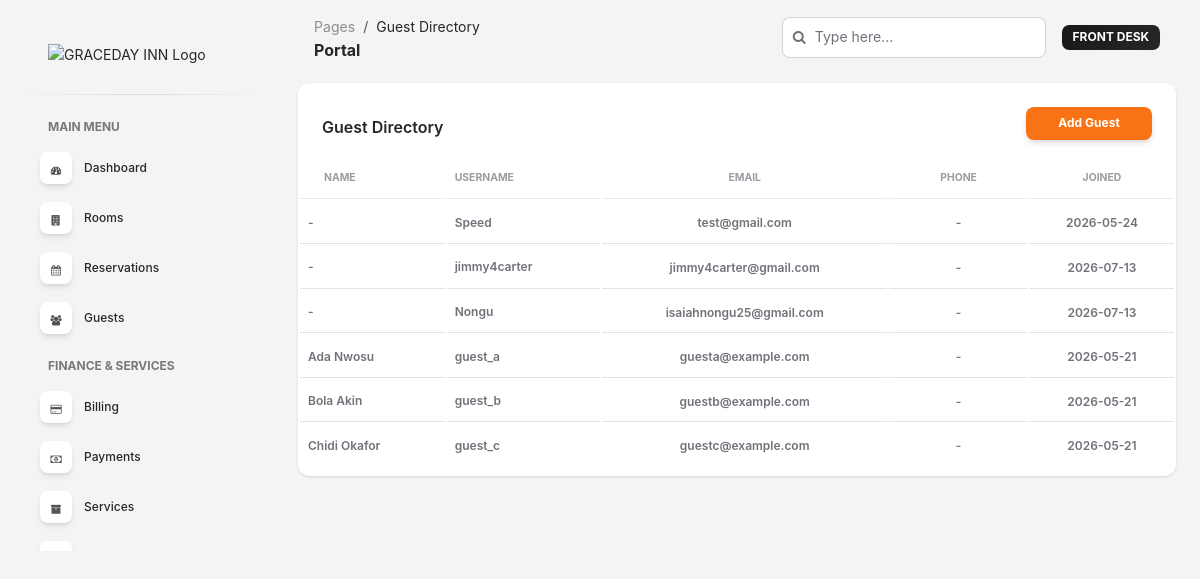
The page /portal/guests/ (signed in) on the database its author committed.
### apps/accounts/models.py (models this page shows, shortened)
class UserProfile(AbstractUser):
    ROLE_CHOICES = [
        ('admin', 'Admin'),
        ('manager', 'Manager'),
        ('receptionist', 'Receptionist'),
        ('housekeeping', 'Housekeeping'),
        ('guest', 'Guest'),
    ]
    ID_TYPE_CHOICES = [
        ('passport', 'Passport'),
        ('national_id', 'National ID'),
        ('drivers_license', "Driver's License"),
        ('other', 'Other'),
    ]
    role = models.CharField(max_length=20, choices=ROLE_CHOICES, default='guest')
    phone = models.CharField(max_length=20, blank=True)
    avatar = models.ImageField(upload_to='avatars/', blank=True, null=True)
    address = models.TextField(blank=True)
    id_type = models.CharField(max_length=20, choices=ID_TYPE_CHOICES, blank=True)
    id_number = models.CharField(max_length=50, blank=True)
    nationality = models.CharField(max_length=100, blank=True)
    class Meta:
        verbose_name = 'User Profile'
        verbose_name_plural = 'User Profiles'

### apps/frontend/views.py (the view)
@login_required
@role_required({'admin', 'manager', 'receptionist'})
def portal_guests(request):
    guests = UserProfile.objects.filter(role='guest').order_by('first_name', 'last_name')
    guest_form = GuestCreateForm(request.POST or None)
    if request.method == 'POST' and guest_form.is_valid():
        guest_form.save()
        messages.success(request, 'Guest account created successfully.')
        return redirect('frontend:portal-guests')
    return render(
        request,
        'portals/guests.html',
        {
            'guests': guests,
            'stats': _portal_stats(request.user),
            'guest_form': guest_form,
        },
    )

### apps/frontend/forms.py (shortened to what this page needs)
class GuestCreateForm(forms.ModelForm):
    password = forms.CharField(
        required=False,
        widget=forms.PasswordInput(attrs={'class': 'form-control', 'placeholder': 'Leave blank to send an invite later'}),
    )
    class Meta:
        model = UserProfile
        fields = ('username', 'email', 'first_name', 'last_name', 'phone')
        widgets = {
            'username': forms.TextInput(attrs={'class': 'form-control', 'placeholder': 'e.g. guest_ada'}),
            'email': forms.EmailInput(attrs={'class': 'form-control', 'placeholder': 'guest@example.com'}),
            'first_name': forms.TextInput(attrs={'class': 'form-control', 'placeholder': 'First name'}),
            'last_name': forms.TextInput(attrs={'class': 'form-control', 'placeholder': 'Last name'}),
            'phone': forms.TextInput(attrs={'class': 'form-control', 'placeholder': 'Phone'}),
        }

### apps/frontend/views.py (called while the page is built)
def _duration_to_minutes(duration):
    if not duration:
        return 0
    return round(duration.total_seconds() / 60, 2)

### apps/frontend/templates/portals/guests.html (shortened to what this page needs)
{% extends 'base_portal.html' %}
{% block page_title %}Guest Directory{% endblock %}
{% block content %}
<div class="row">
    <div class="col-12">
        <div class="card mb-4">
            <div class="card-header pb-0 d-flex justify-content-between align-items-center">
                <h6>Guest Directory</h6>
                <button type="button" class="btn btn-primary btn-sm" data-bs-toggle="modal" data-bs-target="#guestModal">
                    Add Guest
                </button>
            </div>
            <div class="card-body px-0 pt-0 pb-2">
                <div class="table-responsive p-0">
                    <table class="table align-items-center mb-0">
                        <thead>
                            <tr>
                                <th class="text-uppercase text-secondary text-xxs font-weight-bolder opacity-7">Name</th>
                                <th class="text-uppercase text-secondary text-xxs font-weight-bolder opacity-7 ps-2">Username</th>
                                <th class="text-center text-uppercase text-secondary text-xxs font-weight-bolder opacity-7">Email</th>
                                <th class="text-center text-uppercase text-secondary text-xxs font-weight-bolder opacity-7">Phone</th>
                                <th class="text-center text-uppercase text-secondary text-xxs font-weight-bolder opacity-7">Joined</th>
                            </tr>
                        </thead>
                        <tbody>
                            {% for guest in guests %}
                                <tr>
                                    <td><p class="text-xs font-weight-bold mb-0">{{ guest.get_full_name|default:'-' }}</p></td>
                                    <td><p class="text-xs font-weight-bold mb-0">{{ guest.username }}</p></td>
                                    <td class="align-middle text-center"><span class="text-secondary text-xs font-weight-bold">{{ guest.email|default:'-' }}</span></td>
                                    <td class="align-middle text-center"><span class="text-secondary text-xs font-weight-bold">{{ guest.phone|default:'-' }}</span></td>
                                    <td class="align-middle text-center"><span class="text-secondary text-xs font-weight-bold">{{ guest.date_joined|date:'Y-m-d' }}</span></td>
                                </tr>
                            {% empty %}
                                <tr><td colspan="5" class="text-center">No guest records.</td></tr>
                            {% endfor %}
                        </tbody>
                    </table>
                </div>
            </div>
        </div>
    </div>
</div>
{% endblock %}

### apps/frontend/templates/base_portal.html (shortened to what this page needs)
{% load static %}
<!DOCTYPE html>
<html lang="en">
<head>
    <link rel="stylesheet"
          href="{% static 'css/font-awesome.min.css' %}"
          type="text/css">
    <link id="pagestyle"
          href="{% static 'admin/assets/css/soft-ui-dashboard.css' %}"
          rel="stylesheet">
</head>
<body class="g-sidenav-show bg-gray-100">
<aside
    class="sidenav navbar navbar-vertical navbar-expand-xs border-0 border-radius-xl my-3 fixed-start ms-3"
    id="sidenav-main">
    <div class="sidenav-header d-flex align-items-center justify-content-between">
        <a
            class="navbar-brand m-0 d-flex align-items-center"
            href="{% url 'frontend:portal-dashboard' %}">
            <img
                src="{% static 'img/Header_logo.png' %}"
                class="navbar-brand-img"
                alt="GRACEDAY INN Logo"
                style="max-height:64px;height:auto;">
        </a>
    </div>
    <hr class="horizontal dark mt-0">
    <div
        class="collapse navbar-collapse w-auto"
        id="sidenav-collapse-main">
        <ul class="navbar-nav">
            <li class="nav-item mt-2">
                <h6
                    class="ps-4 ms-2 text-uppercase text-xs font-weight-bolder opacity-6">
                    Main Menu
                </h6>
            </li>
            <li class="nav-item">
                <a
                    class="nav-link"
                    href="{% url 'frontend:portal-dashboard' %}">
                    <div
                        class="icon icon-shape icon-sm shadow border-radius-md bg-white text-center me-2 d-flex align-items-center justify-content-center">
                        <i class="fa fa-dashboard text-dark"></i>
                    </div>
                    <span class="nav-link-text ms-1">
                        Dashboard
                    </span>
                </a>
            </li>
            <li class="nav-item">
                <a
                    class="nav-link"
                    href="{% url 'frontend:portal-rooms' %}">
                    <div
                        class="icon icon-shape icon-sm shadow border-radius-md bg-white text-center me-2 d-flex align-items-center justify-content-center">
                        <i class="fa fa-building text-dark"></i>
                    </div>
                    <span class="nav-link-text ms-1">
                        Rooms
                    </span>
                </a>
            </li>
            <li class="nav-item">
                <a
                    class="nav-link"
                    href="{% url 'frontend:portal-reservations' %}">
                    <div
                        class="icon icon-shape icon-sm shadow border-radius-md bg-white text-center me-2 d-flex align-items-center justify-content-center">
                        <i class="fa fa-calendar text-dark"></i>
                    </div>
                    <span class="nav-link-text ms-1">
                        Reservations
                    </span>
                </a>
            </li>
            {% if request.user.role == 'admin' or request.user.role == 'manager' or request.user.role == 'receptionist' %}
            <li class="nav-item">
                <a
                    class="nav-link"
                    href="{% url 'frontend:portal-guests' %}">
                    <div
                        class="icon icon-shape icon-sm shadow border-radius-md bg-white text-center me-2 d-flex align-items-center justify-content-center">
                        <i class="fa fa-users text-dark"></i>
                    </div>
                    <span class="nav-link-text ms-1">
                        Guests
                    </span>
                </a>
            </li>
            {% endif %}
            <li class="nav-item mt-3">
                <h6
                    class="ps-4 ms-2 text-uppercase text-xs font-weight-bolder opacity-6">
                    Finance & Services
                </h6>
            </li>
            <li class="nav-item">
                <a
                    class="nav-link"
                    href="{% url 'frontend:portal-billing' %}">
                    <div
                        class="icon icon-shape icon-sm shadow border-radius-md bg-white text-center me-2 d-flex align-items-center justify-content-center">
                        <i class="fa fa-credit-card text-dark"></i>
                    </div>
                    <span class="nav-link-text ms-1">
                        Billing
                    </span>
                </a>
            </li>
            <li class="nav-item">
                <a
                    class="nav-link"
                    href="{% url 'frontend:portal-payments' %}">
                    <div
                        class="icon icon-shape icon-sm shadow border-radius-md bg-white text-center me-2 d-flex align-items-center justify-content-center">
                        <i class="fa fa-money text-dark"></i>
                    </div>
                    <span class="nav-link-text ms-1">
                        Payments
                    </span>
                </a>
            </li>
            <li class="nav-item">
                <a
                    class="nav-link"
                    href="{% url 'frontend:portal-services' %}">
                    <div
                        class="icon icon-shape icon-sm shadow border-radius-md bg-white text-center me-2 d-flex align-items-center justify-content-center">
                        <i class="fa fa-archive text-dark"></i>
                    </div>
                    <span class="nav-link-text ms-1">
                        Services
                    </span>
                </a>
            </li>
            {% if request.user.role == 'admin' or request.user.role == 'manager' or request.user.role == 'receptionist' or request.user.role == 'housekeeping' %}
            <li class="nav-item">
                <a
                    class="nav-link"
                    href="{% url 'frontend:portal-housekeeping' %}">
                    <div
                        class="icon icon-shape icon-sm shadow border-radius-md bg-white text-center me-2 d-flex align-items-center justify-content-center">
                    </div>
                    <span class="nav-link-text ms-1">
                    </span>
                </a>
            </li>
            {% endif %}
        </ul>
    </div>
</aside>
<main
    class="main-content position-relative max-height-vh-100 h-100 border-radius-lg">
    <nav
        class="navbar navbar-main navbar-expand-lg px-0 mx-4 shadow-none border-radius-xl"
        id="navbarBlur"
        navbar-scroll="true"
        aria-label="Portal top navigation">
        <div class="container-fluid py-1 px-3">
            <nav aria-label="breadcrumb">
                <ol
                    class="breadcrumb bg-transparent mb-0 pb-0 pt-1 px-0 me-sm-6 me-5">
                    <li
                        class="breadcrumb-item text-sm">
                        <a
                            class="opacity-5 text-dark"
                            href="javascript:;">
                            Pages
                        </a>
                    </li>
                    <li
                        class="breadcrumb-item text-sm text-dark active"
                        aria-current="page">
                        {% block page_title %}{% endblock %}
                    </li>
                </ol>
                <h6 class="font-weight-bolder mb-0">
                    {% block page_heading %}
                        Portal
                    {% endblock %}
                </h6>
            </nav>
            <div
                class="collapse navbar-collapse mt-sm-0 mt-2 me-md-0 me-sm-4"
                id="navbar">
                <div
                    class="ms-md-auto pe-md-3 d-flex align-items-center">
                    <div class="input-group">
                        <span
                            class="input-group-text text-body">
                            <i
                                class="fa fa-search"
                                aria-hidden="true">
                            </i>
                        </span>
                        <input
                            type="text"
                            class="form-control"
                            placeholder="Type here...">
                    </div>
                </div>
                <ul
                    class="navbar-nav justify-content-end">
                    <li
                        class="nav-item d-flex align-items-center">
                        <span
                            class="badge bg-gradient-dark">
                            {{ request.user.get_full_name|default:request.user.username }}
                        </span>
                    </li>
                </ul>
            </div>
        </div>
    </nav>
    <div class="container-fluid py-2">
        {% block content %}
        {% endblock %}
    </div>
</main>
</body>
</html>

### rows shown on the page
UserProfile: user.get_full_name "FRONT DESK"
UserProfile: get_full_name "-", username "Speed", email "test@gmail.com", phone "-", date_joined "2026-05-24"
UserProfile: get_full_name "-", username "jimmy4carter", email "jimmy4carter@gmail.com", phone "-", date_joined "2026-07-13"
UserProfile: get_full_name "-", username "Nongu", email "isaiahnongu25@gmail.com", phone "-", date_joined "2026-07-13"
UserProfile: get_full_name "Ada Nwosu", username "guest_a", email "guesta@example.com", phone "-", date_joined "2026-05-21"
UserProfile: get_full_name "Bola Akin", username "guest_b", email "guestb@example.com", phone "-", date_joined "2026-05-21"
UserProfile: get_full_name "Chidi Okafor", username "guest_c", email "guestc@example.com", phone "-", date_joined "2026-05-21"
